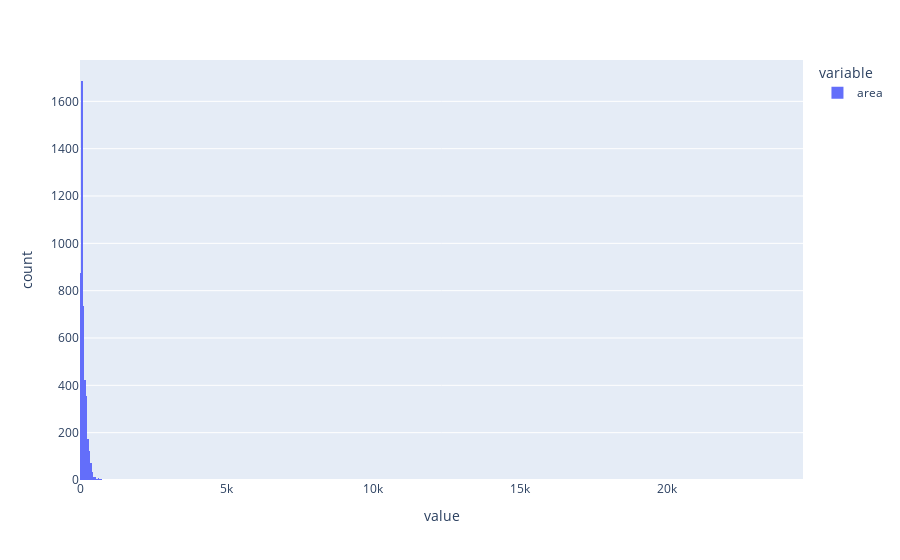
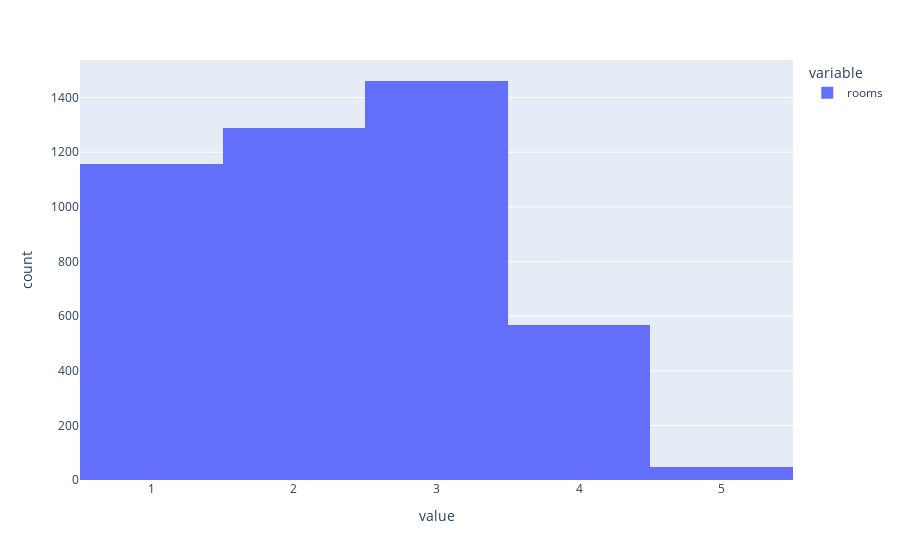
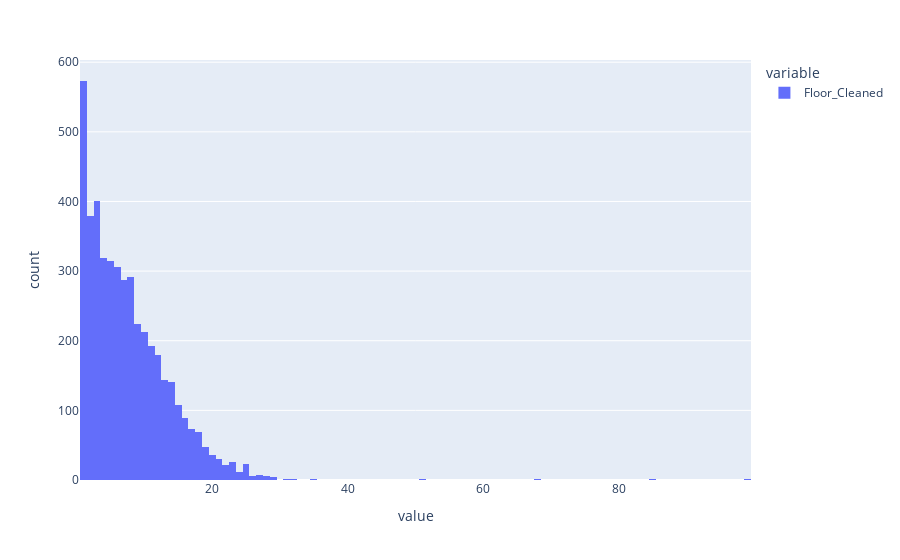
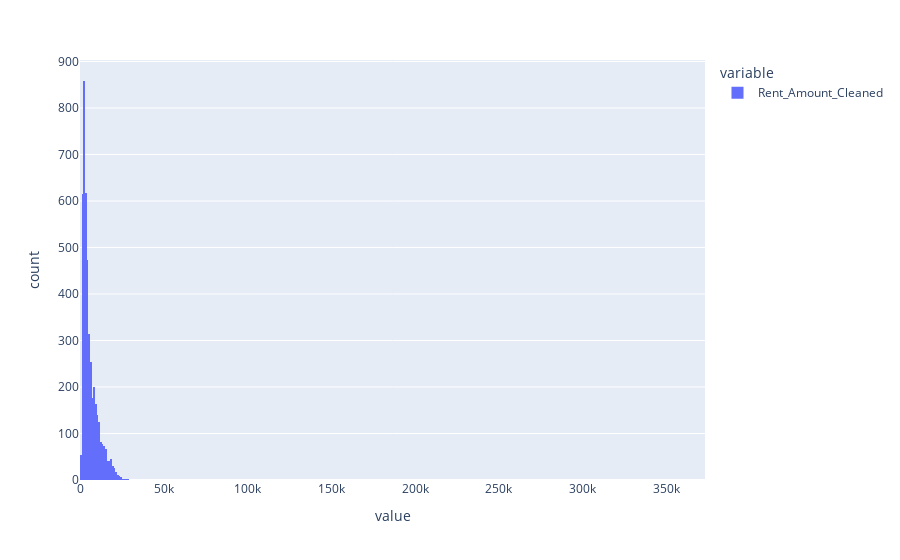

Write notebook code for charts like these, in order.
### Code cell
for i in new_data.columns:
    fig=px.histogram(new_data[i])
    fig.show()

### Figure 1 — Plotly figure (JSON) as saved in the notebook; plotly's stock layout.template omitted (floating-point values rounded to 4 significant figures; data arrays with more than 128 entries replaced by an {"elided": "..."} marker saying what was removed)
{"data": [{"alignmentgroup": "True", "bingroup": "x", "hovertemplate": "variable=area<br>value=%{x}<br>count=%{y}<extra></extra>", "legendgroup": "area", "marker": {"color": "#636efa", "pattern": {"shape": ""}}, "name": "area", "offsetgroup": "area", "orientation": "v", "showlegend": true, "type": "histogram", "x": {"elided": "4525 int values"}, "xaxis": "x", "yaxis": "y"}], "layout": {"barmode": "relative", "legend": {"title": {"text": "variable"}, "tracegroupgap": 0}, "margin": {"t": 60}, "xaxis": {"anchor": "y", "domain": [0, 1], "title": {"text": "value"}}, "yaxis": {"anchor": "x", "domain": [0, 1], "title": {"text": "count"}}}}

### Figure 2 — Plotly figure (JSON) as saved in the notebook; plotly's stock layout.template omitted (floating-point values rounded to 4 significant figures; data arrays with more than 128 entries replaced by an {"elided": "..."} marker saying what was removed)
{"data": [{"alignmentgroup": "True", "bingroup": "x", "hovertemplate": "variable=rooms<br>value=%{x}<br>count=%{y}<extra></extra>", "legendgroup": "rooms", "marker": {"color": "#636efa", "pattern": {"shape": ""}}, "name": "rooms", "offsetgroup": "rooms", "orientation": "v", "showlegend": true, "type": "histogram", "x": {"elided": "4525 int values"}, "xaxis": "x", "yaxis": "y"}], "layout": {"barmode": "relative", "legend": {"title": {"text": "variable"}, "tracegroupgap": 0}, "margin": {"t": 60}, "xaxis": {"anchor": "y", "domain": [0, 1], "title": {"text": "value"}}, "yaxis": {"anchor": "x", "domain": [0, 1], "title": {"text": "count"}}}}

### Figure 3 — Plotly figure (JSON) as saved in the notebook; plotly's stock layout.template omitted (floating-point values rounded to 4 significant figures; data arrays with more than 128 entries replaced by an {"elided": "..."} marker saying what was removed)
{"data": [{"alignmentgroup": "True", "bingroup": "x", "hovertemplate": "variable=Floor_Cleaned<br>value=%{x}<br>count=%{y}<extra></extra>", "legendgroup": "Floor_Cleaned", "marker": {"color": "#636efa", "pattern": {"shape": ""}}, "name": "Floor_Cleaned", "offsetgroup": "Floor_Cleaned", "orientation": "v", "showlegend": true, "type": "histogram", "x": {"elided": "4525 int values"}, "xaxis": "x", "yaxis": "y"}], "layout": {"barmode": "relative", "legend": {"title": {"text": "variable"}, "tracegroupgap": 0}, "margin": {"t": 60}, "xaxis": {"anchor": "y", "domain": [0, 1], "title": {"text": "value"}}, "yaxis": {"anchor": "x", "domain": [0, 1], "title": {"text": "count"}}}}

### Figure 4 — Plotly figure (JSON) as saved in the notebook; plotly's stock layout.template omitted (floating-point values rounded to 4 significant figures; data arrays with more than 128 entries replaced by an {"elided": "..."} marker saying what was removed)
{"data": [{"alignmentgroup": "True", "bingroup": "x", "hovertemplate": "variable=Rent_Amount_Cleaned<br>value=%{x}<br>count=%{y}<extra></extra>", "legendgroup": "Rent_Amount_Cleaned", "marker": {"color": "#636efa", "pattern": {"shape": ""}}, "name": "Rent_Amount_Cleaned", "offsetgroup": "Rent_Amount_Cleaned", "orientation": "v", "showlegend": true, "type": "histogram", "x": {"elided": "4525 int values"}, "xaxis": "x", "yaxis": "y"}], "layout": {"barmode": "relative", "legend": {"title": {"text": "variable"}, "tracegroupgap": 0}, "margin": {"t": 60}, "xaxis": {"anchor": "y", "domain": [0, 1], "title": {"text": "value"}}, "yaxis": {"anchor": "x", "domain": [0, 1], "title": {"text": "count"}}}}
